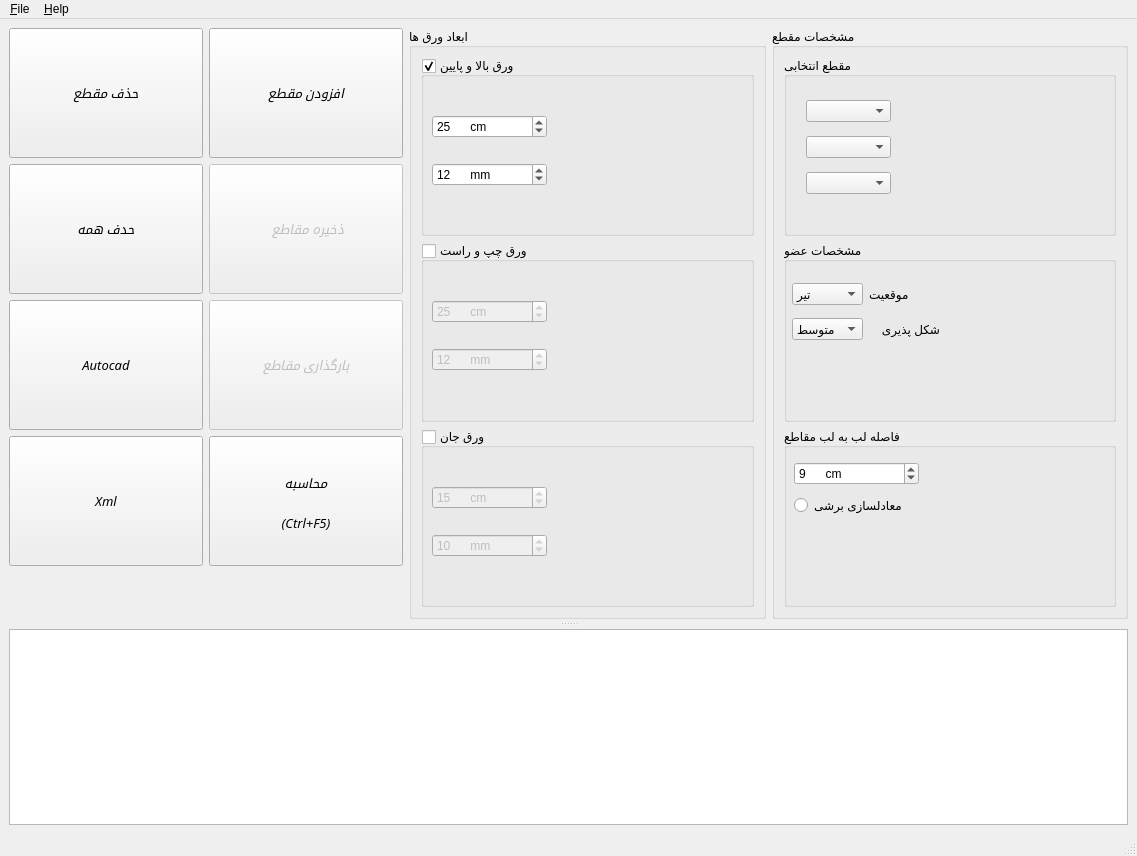
<?xml version="1.0" encoding="UTF-8"?>
<ui version="4.0">
 <class>MainWindow</class>
 <widget class="QMainWindow" name="MainWindow">
  <property name="windowModality">
   <enum>Qt::NonModal</enum>
  </property>
  <property name="geometry">
   <rect>
    <x>0</x>
    <y>0</y>
    <width>1137</width>
    <height>856</height>
   </rect>
  </property>
  <property name="sizePolicy">
   <sizepolicy hsizetype="Preferred" vsizetype="Preferred">
    <horstretch>0</horstretch>
    <verstretch>0</verstretch>
   </sizepolicy>
  </property>
  <property name="windowTitle">
   <string>مقطع معادل</string>
  </property>
  <widget class="QWidget" name="centralwidget">
   <property name="sizePolicy">
    <sizepolicy hsizetype="Minimum" vsizetype="Fixed">
     <horstretch>0</horstretch>
     <verstretch>0</verstretch>
    </sizepolicy>
   </property>
   <property name="minimumSize">
    <size>
     <width>800</width>
     <height>600</height>
    </size>
   </property>
   <layout class="QGridLayout" name="gridLayout_2">
    <item row="0" column="0">
     <widget class="QSplitter" name="mainSplitter">
      <property name="sizePolicy">
       <sizepolicy hsizetype="Expanding" vsizetype="Expanding">
        <horstretch>0</horstretch>
        <verstretch>0</verstretch>
       </sizepolicy>
      </property>
      <property name="mouseTracking">
       <bool>false</bool>
      </property>
      <property name="frameShape">
       <enum>QFrame::NoFrame</enum>
      </property>
      <property name="frameShadow">
       <enum>QFrame::Plain</enum>
      </property>
      <property name="midLineWidth">
       <number>10</number>
      </property>
      <property name="orientation">
       <enum>Qt::Vertical</enum>
      </property>
      <property name="opaqueResize">
       <bool>true</bool>
      </property>
      <property name="handleWidth">
       <number>10</number>
      </property>
      <property name="childrenCollapsible">
       <bool>false</bool>
      </property>
      <widget class="QWidget" name="layoutWidget">
       <layout class="QHBoxLayout" name="horizontalLayout_2">
        <property name="spacing">
         <number>6</number>
        </property>
        <property name="sizeConstraint">
         <enum>QLayout::SetDefaultConstraint</enum>
        </property>
        <item>
         <layout class="QGridLayout" name="gridLayout_6">
          <property name="sizeConstraint">
           <enum>QLayout::SetDefaultConstraint</enum>
          </property>
          <item row="0" column="0">
           <widget class="QPushButton" name="deleteSectionButton">
            <property name="sizePolicy">
             <sizepolicy hsizetype="Minimum" vsizetype="Fixed">
              <horstretch>0</horstretch>
              <verstretch>0</verstretch>
             </sizepolicy>
            </property>
            <property name="minimumSize">
             <size>
              <width>194</width>
              <height>130</height>
             </size>
            </property>
            <property name="maximumSize">
             <size>
              <width>135</width>
              <height>16777215</height>
             </size>
            </property>
            <property name="font">
             <font>
              <family>Noto Sans</family>
              <pointsize>10</pointsize>
              <weight>50</weight>
              <italic>true</italic>
              <bold>false</bold>
             </font>
            </property>
            <property name="styleSheet">
             <string notr="true">font: italic 10pt &quot;Noto Sans&quot;;</string>
            </property>
            <property name="text">
             <string>حذف مقطع</string>
            </property>
            <property name="icon">
             <iconset>
              <normaloff>images/remove.png</normaloff>images/remove.png</iconset>
            </property>
            <property name="iconSize">
             <size>
              <width>90</width>
              <height>90</height>
             </size>
            </property>
            <property name="flat">
             <bool>false</bool>
            </property>
           </widget>
          </item>
          <item row="9" column="0">
           <spacer name="verticalSpacer">
            <property name="orientation">
             <enum>Qt::Vertical</enum>
            </property>
            <property name="sizeHint" stdset="0">
             <size>
              <width>20</width>
              <height>40</height>
             </size>
            </property>
           </spacer>
          </item>
          <item row="5" column="0">
           <widget class="QPushButton" name="save_to_autocad_Button">
            <property name="sizePolicy">
             <sizepolicy hsizetype="Minimum" vsizetype="Fixed">
              <horstretch>0</horstretch>
              <verstretch>0</verstretch>
             </sizepolicy>
            </property>
            <property name="minimumSize">
             <size>
              <width>194</width>
              <height>130</height>
             </size>
            </property>
            <property name="maximumSize">
             <size>
              <width>135</width>
              <height>16777215</height>
             </size>
            </property>
            <property name="font">
             <font>
              <family>Noto Sans</family>
              <pointsize>10</pointsize>
              <weight>50</weight>
              <italic>true</italic>
              <bold>false</bold>
             </font>
            </property>
            <property name="toolTip">
             <string>خروجی به اتوکد</string>
            </property>
            <property name="styleSheet">
             <string notr="true">font: italic 10pt &quot;Noto Sans&quot;;</string>
            </property>
            <property name="text">
             <string>Autocad</string>
            </property>
            <property name="icon">
             <iconset>
              <normaloff>images/autocad.png</normaloff>images/autocad.png</iconset>
            </property>
            <property name="iconSize">
             <size>
              <width>90</width>
              <height>90</height>
             </size>
            </property>
            <property name="flat">
             <bool>false</bool>
            </property>
           </widget>
          </item>
          <item row="0" column="1">
           <widget class="QPushButton" name="addSectionButton">
            <property name="sizePolicy">
             <sizepolicy hsizetype="Minimum" vsizetype="Fixed">
              <horstretch>0</horstretch>
              <verstretch>0</verstretch>
             </sizepolicy>
            </property>
            <property name="minimumSize">
             <size>
              <width>194</width>
              <height>130</height>
             </size>
            </property>
            <property name="maximumSize">
             <size>
              <width>135</width>
              <height>16777215</height>
             </size>
            </property>
            <property name="font">
             <font>
              <family>Noto Sans</family>
              <pointsize>10</pointsize>
              <weight>50</weight>
              <italic>true</italic>
              <bold>false</bold>
             </font>
            </property>
            <property name="toolTip">
             <string>&lt;!DOCTYPE HTML PUBLIC &quot;-//W3C//DTD HTML 4.0//EN&quot; &quot;http://www.w3.org/TR/REC-html40/strict.dtd&quot;&gt;
&lt;html&gt;&lt;head&gt;&lt;meta name=&quot;qrichtext&quot; content=&quot;1&quot; /&gt;&lt;style type=&quot;text/css&quot;&gt;
p, li { white-space: pre-wrap; }
&lt;/style&gt;&lt;/head&gt;&lt;body style=&quot; font-family:'Noto Sans'; font-size:10pt; font-weight:400; font-style:normal;&quot;&gt;
&lt;p align=&quot;justify&quot; dir='rtl' style=&quot; margin-top:12px; margin-bottom:12px; margin-left:0px; margin-right:0px; -qt-block-indent:0; text-indent:0px;&quot;&gt;با زدن این دکمه شما میتوانید مشخصات یک مقطع دلخواه و ابعاد آن را وارد کنید تا نرم افزار آن را در فرمت xml بنویسد.&lt;/p&gt;&lt;/body&gt;&lt;/html&gt;</string>
            </property>
            <property name="styleSheet">
             <string notr="true">font: italic 10pt &quot;Noto Sans&quot;;</string>
            </property>
            <property name="text">
             <string>افزودن مقطع</string>
            </property>
            <property name="icon">
             <iconset>
              <normaloff>images/add.png</normaloff>images/add.png</iconset>
            </property>
            <property name="iconSize">
             <size>
              <width>90</width>
              <height>90</height>
             </size>
            </property>
            <property name="flat">
             <bool>false</bool>
            </property>
           </widget>
          </item>
          <item row="3" column="1">
           <widget class="QPushButton" name="saveToFileButton">
            <property name="enabled">
             <bool>false</bool>
            </property>
            <property name="sizePolicy">
             <sizepolicy hsizetype="Minimum" vsizetype="Fixed">
              <horstretch>0</horstretch>
              <verstretch>0</verstretch>
             </sizepolicy>
            </property>
            <property name="minimumSize">
             <size>
              <width>194</width>
              <height>130</height>
             </size>
            </property>
            <property name="maximumSize">
             <size>
              <width>135</width>
              <height>16777215</height>
             </size>
            </property>
            <property name="font">
             <font>
              <family>Noto Sans</family>
              <pointsize>10</pointsize>
              <weight>50</weight>
              <italic>true</italic>
              <bold>false</bold>
             </font>
            </property>
            <property name="styleSheet">
             <string notr="true">font: italic 10pt &quot;Noto Sans&quot;;</string>
            </property>
            <property name="text">
             <string> ذخیره مقاطع</string>
            </property>
            <property name="icon">
             <iconset>
              <normaloff>images/save.png</normaloff>images/save.png</iconset>
            </property>
            <property name="iconSize">
             <size>
              <width>90</width>
              <height>90</height>
             </size>
            </property>
            <property name="flat">
             <bool>false</bool>
            </property>
           </widget>
          </item>
          <item row="7" column="1">
           <widget class="QPushButton" name="calculate_Button">
            <property name="sizePolicy">
             <sizepolicy hsizetype="Minimum" vsizetype="Fixed">
              <horstretch>0</horstretch>
              <verstretch>0</verstretch>
             </sizepolicy>
            </property>
            <property name="minimumSize">
             <size>
              <width>194</width>
              <height>130</height>
             </size>
            </property>
            <property name="maximumSize">
             <size>
              <width>135</width>
              <height>16777215</height>
             </size>
            </property>
            <property name="font">
             <font>
              <family>Noto Sans</family>
              <pointsize>10</pointsize>
              <weight>9</weight>
              <italic>true</italic>
              <bold>false</bold>
             </font>
            </property>
            <property name="styleSheet">
             <string notr="true">font: 75 italic 10pt &quot;Noto Sans&quot;;</string>
            </property>
            <property name="text">
             <string>محاسبه

(Ctrl+F5)</string>
            </property>
            <property name="icon">
             <iconset>
              <normaloff>images/run.png</normaloff>images/run.png</iconset>
            </property>
            <property name="iconSize">
             <size>
              <width>90</width>
              <height>90</height>
             </size>
            </property>
            <property name="shortcut">
             <string>Ctrl+F5</string>
            </property>
            <property name="flat">
             <bool>false</bool>
            </property>
           </widget>
          </item>
          <item row="7" column="0">
           <widget class="QPushButton" name="saveToXml1Button">
            <property name="sizePolicy">
             <sizepolicy hsizetype="Minimum" vsizetype="Fixed">
              <horstretch>0</horstretch>
              <verstretch>0</verstretch>
             </sizepolicy>
            </property>
            <property name="minimumSize">
             <size>
              <width>194</width>
              <height>130</height>
             </size>
            </property>
            <property name="maximumSize">
             <size>
              <width>135</width>
              <height>16777215</height>
             </size>
            </property>
            <property name="font">
             <font>
              <family>Noto Sans</family>
              <pointsize>10</pointsize>
              <weight>50</weight>
              <italic>true</italic>
              <bold>false</bold>
             </font>
            </property>
            <property name="toolTip">
             <string>&lt;html&gt;&lt;head/&gt;&lt;body&gt;&lt;p align=&quot;right&quot;&gt;خروجی به XML&lt;/p&gt;&lt;/body&gt;&lt;/html&gt;</string>
            </property>
            <property name="styleSheet">
             <string notr="true">font: italic 10pt &quot;Noto Sans&quot;;</string>
            </property>
            <property name="text">
             <string>Xml</string>
            </property>
            <property name="icon">
             <iconset>
              <normaloff>images/xml.png</normaloff>images/xml.png</iconset>
            </property>
            <property name="iconSize">
             <size>
              <width>90</width>
              <height>90</height>
             </size>
            </property>
            <property name="flat">
             <bool>false</bool>
            </property>
           </widget>
          </item>
          <item row="5" column="1">
           <widget class="QPushButton" name="load_from_dat_button">
            <property name="enabled">
             <bool>false</bool>
            </property>
            <property name="sizePolicy">
             <sizepolicy hsizetype="Minimum" vsizetype="Fixed">
              <horstretch>0</horstretch>
              <verstretch>0</verstretch>
             </sizepolicy>
            </property>
            <property name="minimumSize">
             <size>
              <width>194</width>
              <height>130</height>
             </size>
            </property>
            <property name="maximumSize">
             <size>
              <width>135</width>
              <height>16777215</height>
             </size>
            </property>
            <property name="font">
             <font>
              <family>Noto Sans</family>
              <pointsize>10</pointsize>
              <weight>50</weight>
              <italic>true</italic>
              <bold>false</bold>
             </font>
            </property>
            <property name="styleSheet">
             <string notr="true">font: italic 10pt &quot;Noto Sans&quot;;</string>
            </property>
            <property name="text">
             <string>بارگذاری مقاطع</string>
            </property>
            <property name="icon">
             <iconset>
              <normaloff>images/load.png</normaloff>images/load.png</iconset>
            </property>
            <property name="iconSize">
             <size>
              <width>90</width>
              <height>90</height>
             </size>
            </property>
            <property name="flat">
             <bool>false</bool>
            </property>
           </widget>
          </item>
          <item row="3" column="0">
           <widget class="QPushButton" name="clear_all_Button">
            <property name="sizePolicy">
             <sizepolicy hsizetype="Fixed" vsizetype="Fixed">
              <horstretch>0</horstretch>
              <verstretch>0</verstretch>
             </sizepolicy>
            </property>
            <property name="minimumSize">
             <size>
              <width>194</width>
              <height>130</height>
             </size>
            </property>
            <property name="maximumSize">
             <size>
              <width>135</width>
              <height>16777215</height>
             </size>
            </property>
            <property name="font">
             <font>
              <family>Noto Sans</family>
              <pointsize>10</pointsize>
              <weight>50</weight>
              <italic>true</italic>
              <bold>false</bold>
             </font>
            </property>
            <property name="styleSheet">
             <string notr="true">font: italic 10pt &quot;Noto Sans&quot;;</string>
            </property>
            <property name="text">
             <string>حدف همه</string>
            </property>
            <property name="icon">
             <iconset>
              <normaloff>images/clear.png</normaloff>images/clear.png</iconset>
            </property>
            <property name="iconSize">
             <size>
              <width>90</width>
              <height>90</height>
             </size>
            </property>
            <property name="flat">
             <bool>false</bool>
            </property>
           </widget>
          </item>
         </layout>
        </item>
        <item>
         <layout class="QGridLayout" name="drawLayout" rowstretch="0"/>
        </item>
        <item>
         <layout class="QGridLayout" name="gridLayout_4">
          <item row="0" column="0">
           <widget class="QGroupBox" name="groupBox_8">
            <property name="minimumSize">
             <size>
              <width>180</width>
              <height>0</height>
             </size>
            </property>
            <property name="title">
             <string>ابعاد ورق ها</string>
            </property>
            <layout class="QGridLayout" name="gridLayout_5">
             <item row="0" column="0">
              <layout class="QVBoxLayout" name="verticalLayout_3">
               <item>
                <widget class="QGroupBox" name="addTBPLGroupBox">
                 <property name="title">
                  <string>ورق بالا و پایین</string>
                 </property>
                 <property name="checkable">
                  <bool>true</bool>
                 </property>
                 <widget class="QWidget" name="layoutWidget_4">
                  <property name="geometry">
                   <rect>
                    <x>11</x>
                    <y>39</y>
                    <width>115</width>
                    <height>110</height>
                   </rect>
                  </property>
                  <layout class="QVBoxLayout" name="verticalLayout_5">
                   <item>
                    <widget class="QSpinBox" name="lhSpinBox">
                     <property name="suffix">
                      <string>      cm</string>
                     </property>
                     <property name="prefix">
                      <string/>
                     </property>
                     <property name="minimum">
                      <number>2</number>
                     </property>
                     <property name="value">
                      <number>25</number>
                     </property>
                    </widget>
                   </item>
                   <item>
                    <widget class="QSpinBox" name="thSpinBox">
                     <property name="suffix">
                      <string>      mm</string>
                     </property>
                     <property name="minimum">
                      <number>2</number>
                     </property>
                     <property name="value">
                      <number>12</number>
                     </property>
                    </widget>
                   </item>
                  </layout>
                 </widget>
                </widget>
               </item>
               <item>
                <widget class="QGroupBox" name="addLRPLGroupBox">
                 <property name="title">
                  <string>ورق چپ و راست</string>
                 </property>
                 <property name="checkable">
                  <bool>true</bool>
                 </property>
                 <property name="checked">
                  <bool>false</bool>
                 </property>
                 <widget class="QWidget" name="layoutWidget_3">
                  <property name="geometry">
                   <rect>
                    <x>11</x>
                    <y>39</y>
                    <width>115</width>
                    <height>110</height>
                   </rect>
                  </property>
                  <layout class="QVBoxLayout" name="verticalLayout_2">
                   <item>
                    <widget class="QSpinBox" name="lvSpinBox">
                     <property name="suffix">
                      <string>      cm</string>
                     </property>
                     <property name="prefix">
                      <string/>
                     </property>
                     <property name="minimum">
                      <number>2</number>
                     </property>
                     <property name="value">
                      <number>25</number>
                     </property>
                    </widget>
                   </item>
                   <item>
                    <widget class="QSpinBox" name="tvSpinBox">
                     <property name="suffix">
                      <string>      mm</string>
                     </property>
                     <property name="minimum">
                      <number>2</number>
                     </property>
                     <property name="value">
                      <number>12</number>
                     </property>
                    </widget>
                   </item>
                  </layout>
                 </widget>
                </widget>
               </item>
               <item>
                <widget class="QGroupBox" name="addWebPLGroupBox">
                 <property name="enabled">
                  <bool>true</bool>
                 </property>
                 <property name="title">
                  <string>ورق جان</string>
                 </property>
                 <property name="checkable">
                  <bool>true</bool>
                 </property>
                 <property name="checked">
                  <bool>false</bool>
                 </property>
                 <widget class="QWidget" name="layoutWidget_5">
                  <property name="geometry">
                   <rect>
                    <x>11</x>
                    <y>39</y>
                    <width>115</width>
                    <height>110</height>
                   </rect>
                  </property>
                  <layout class="QVBoxLayout" name="verticalLayout">
                   <item>
                    <widget class="QSpinBox" name="lwSpinBox">
                     <property name="suffix">
                      <string>      cm</string>
                     </property>
                     <property name="prefix">
                      <string/>
                     </property>
                     <property name="minimum">
                      <number>2</number>
                     </property>
                     <property name="value">
                      <number>15</number>
                     </property>
                    </widget>
                   </item>
                   <item>
                    <widget class="QSpinBox" name="twSpinBox">
                     <property name="suffix">
                      <string>      mm</string>
                     </property>
                     <property name="minimum">
                      <number>2</number>
                     </property>
                     <property name="value">
                      <number>10</number>
                     </property>
                    </widget>
                   </item>
                  </layout>
                 </widget>
                </widget>
               </item>
              </layout>
             </item>
            </layout>
           </widget>
          </item>
          <item row="0" column="1">
           <widget class="QGroupBox" name="groupBox_9">
            <property name="minimumSize">
             <size>
              <width>180</width>
              <height>0</height>
             </size>
            </property>
            <property name="title">
             <string>مشخصات مقطع</string>
            </property>
            <layout class="QGridLayout" name="gridLayout_3">
             <item row="0" column="0">
              <layout class="QVBoxLayout" name="verticalLayout_4">
               <item>
                <widget class="QGroupBox" name="groupBox_5">
                 <property name="title">
                  <string>مقطع انتخابی</string>
                 </property>
                 <widget class="QWidget" name="layoutWidget_7">
                  <property name="geometry">
                   <rect>
                    <x>22</x>
                    <y>35</y>
                    <width>85</width>
                    <height>110</height>
                   </rect>
                  </property>
                  <layout class="QVBoxLayout" name="verticalLayout_6">
                   <item>
                    <widget class="QComboBox" name="doubleBox"/>
                   </item>
                   <item>
                    <widget class="QComboBox" name="sectionTypeBox"/>
                   </item>
                   <item>
                    <widget class="QComboBox" name="sectionsBox"/>
                   </item>
                  </layout>
                 </widget>
                </widget>
               </item>
               <item>
                <widget class="QGroupBox" name="groupBox_7">
                 <property name="title">
                  <string>مشخصات عضو</string>
                 </property>
                 <widget class="QWidget" name="layoutWidget_8">
                  <property name="geometry">
                   <rect>
                    <x>8</x>
                    <y>34</y>
                    <width>148</width>
                    <height>72</height>
                   </rect>
                  </property>
                  <layout class="QGridLayout" name="gridLayout">
                   <item row="0" column="0">
                    <widget class="QComboBox" name="useAsBox">
                     <item>
                      <property name="text">
                       <string>تیر</string>
                      </property>
                     </item>
                     <item>
                      <property name="text">
                       <string>ستون</string>
                      </property>
                     </item>
                    </widget>
                   </item>
                   <item row="0" column="1">
                    <widget class="QLabel" name="label">
                     <property name="text">
                      <string>موقعیت</string>
                     </property>
                     <property name="alignment">
                      <set>Qt::AlignRight|Qt::AlignTrailing|Qt::AlignVCenter</set>
                     </property>
                    </widget>
                   </item>
                   <item row="1" column="0">
                    <widget class="QComboBox" name="ductilityBox">
                     <item>
                      <property name="text">
                       <string>متوسط</string>
                      </property>
                     </item>
                     <item>
                      <property name="text">
                       <string>زیاد</string>
                      </property>
                     </item>
                    </widget>
                   </item>
                   <item row="1" column="1">
                    <widget class="QLabel" name="label_2">
                     <property name="text">
                      <string>شکل پذیری</string>
                     </property>
                    </widget>
                   </item>
                  </layout>
                 </widget>
                </widget>
               </item>
               <item>
                <widget class="QGroupBox" name="groupBox_6">
                 <property name="title">
                  <string>فاصله لب به لب مقاطع</string>
                 </property>
                 <widget class="QWidget" name="layoutWidget_9">
                  <property name="geometry">
                   <rect>
                    <x>10</x>
                    <y>30</y>
                    <width>125</width>
                    <height>62</height>
                   </rect>
                  </property>
                  <layout class="QVBoxLayout" name="verticalLayout_7">
                   <item>
                    <widget class="QSpinBox" name="distSpinBox">
                     <property name="suffix">
                      <string>      cm</string>
                     </property>
                     <property name="prefix">
                      <string/>
                     </property>
                     <property name="minimum">
                      <number>0</number>
                     </property>
                     <property name="value">
                      <number>9</number>
                     </property>
                    </widget>
                   </item>
                   <item>
                    <widget class="QRadioButton" name="convert_type_radio_button">
                     <property name="text">
                      <string>معادلسازی برشی</string>
                     </property>
                    </widget>
                   </item>
                  </layout>
                 </widget>
                </widget>
               </item>
              </layout>
             </item>
            </layout>
           </widget>
          </item>
         </layout>
        </item>
       </layout>
      </widget>
      <widget class="QTableView" name="tableView1">
       <property name="minimumSize">
        <size>
         <width>0</width>
         <height>100</height>
        </size>
       </property>
       <property name="styleSheet">
        <string notr="true"/>
       </property>
      </widget>
     </widget>
    </item>
   </layout>
  </widget>
  <widget class="QMenuBar" name="menubar">
   <property name="geometry">
    <rect>
     <x>0</x>
     <y>0</y>
     <width>1137</width>
     <height>30</height>
    </rect>
   </property>
   <widget class="QMenu" name="menu_File">
    <property name="title">
     <string>&amp;File</string>
    </property>
    <widget class="QMenu" name="menu_Export">
     <property name="title">
      <string>&amp;Export</string>
     </property>
     <addaction name="action_xml"/>
     <addaction name="action_Autocad"/>
    </widget>
    <addaction name="menu_Export"/>
    <addaction name="action_Run"/>
   </widget>
   <widget class="QMenu" name="menu_Help">
    <property name="title">
     <string>&amp;Help</string>
    </property>
    <addaction name="action_About"/>
   </widget>
   <addaction name="menu_File"/>
   <addaction name="menu_Help"/>
  </widget>
  <widget class="QStatusBar" name="statusbar"/>
  <action name="action_xml">
   <property name="icon">
    <iconset>
     <normaloff>images/xml.png</normaloff>
     <normalon>images/xml.png</normalon>images/xml.png</iconset>
   </property>
   <property name="text">
    <string>&amp;xml</string>
   </property>
  </action>
  <action name="action_Run">
   <property name="icon">
    <iconset>
     <normaloff>images/run.png</normaloff>images/run.png</iconset>
   </property>
   <property name="text">
    <string>&amp;Run</string>
   </property>
   <property name="shortcut">
    <string>F5</string>
   </property>
  </action>
  <action name="action_About">
   <property name="text">
    <string>&amp;About</string>
   </property>
   <property name="shortcut">
    <string>F1</string>
   </property>
  </action>
  <action name="action_Autocad">
   <property name="icon">
    <iconset>
     <normaloff>images/autocad.png</normaloff>images/autocad.png</iconset>
   </property>
   <property name="text">
    <string>&amp;Autocad</string>
   </property>
  </action>
 </widget>
 <resources/>
 <connections/>
</ui>
